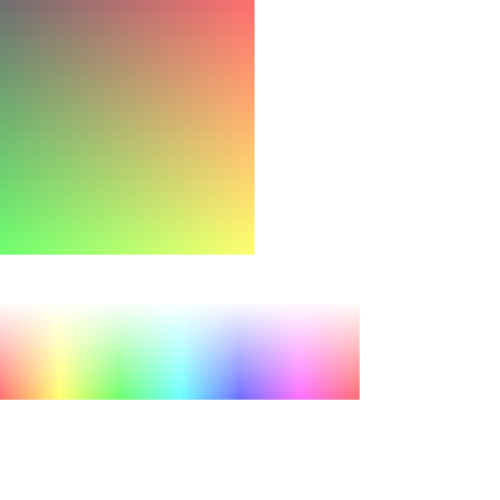
Frame 1 (no input)
Frame 60 (no input): identical to frame 1, image omitted
Frame 120 (the mouse pressed at the canvas centre since frame 60): identical to frame 1, image omitted

The p5.js sketch that drew this single still picture (run headless with seeded random() and noise() and a simulated clock; from frame 60 on, the mouse is pressed at the canvas centre):

// p5.js sketch
// ── sketch.js
/////////////////////////////////////
// COURSERA GRAPHICS PROGRAMMING
/////////////////////////////////////
function setup() {
    createCanvas(500, 500);

    // RGB red 255, green 255, blue 255
    colorMode(RGB);

    for (var i = 0; i < 255; i++) {
        for (var j = 0; j < 255; j++) {
            stroke(i, j, 0);
            point(i, j);
        }
    }

    translate(0, 300);

    //HSB hue 360, saturation 100, brightness 100, alpha 1
    colorMode(HSB);

    for (var i = 0; i < 360; i++) {
        for (var j = 0; j < 100; j++) {
            stroke(i, j, 100);
            point(i, j);
        }
    }

}
/////////////////////////////////////////////
function draw() {
    //do nothing
    console.log(mouseX)
}
